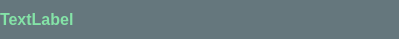
<?xml version="1.0" encoding="UTF-8"?>
<ui version="4.0">
 <class>user</class>
 <widget class="QWidget" name="user">
  <property name="geometry">
   <rect>
    <x>0</x>
    <y>0</y>
    <width>399</width>
    <height>39</height>
   </rect>
  </property>
  <property name="windowTitle">
   <string>Form</string>
  </property>
  <property name="styleSheet">
   <string notr="true">QWidget{
	background-color: #65777d; 
}

QWidget:hover{
	background-color: #82979e;
}</string>
  </property>
  <layout class="QVBoxLayout" name="verticalLayout">
   <property name="spacing">
    <number>0</number>
   </property>
   <property name="leftMargin">
    <number>0</number>
   </property>
   <property name="topMargin">
    <number>0</number>
   </property>
   <property name="rightMargin">
    <number>0</number>
   </property>
   <property name="bottomMargin">
    <number>0</number>
   </property>
   <item>
    <widget class="QLabel" name="label">
     <property name="sizePolicy">
      <sizepolicy hsizetype="Minimum" vsizetype="Minimum">
       <horstretch>0</horstretch>
       <verstretch>0</verstretch>
      </sizepolicy>
     </property>
     <property name="font">
      <font>
       <pointsize>-1</pointsize>
       <bold>true</bold>
      </font>
     </property>
     <property name="styleSheet">
      <string notr="true">QLabel{
	color: #84e3a7;
	font-size: 16px;
}
</string>
     </property>
     <property name="text">
      <string>TextLabel</string>
     </property>
    </widget>
   </item>
  </layout>
 </widget>
 <resources/>
 <connections/>
</ui>
